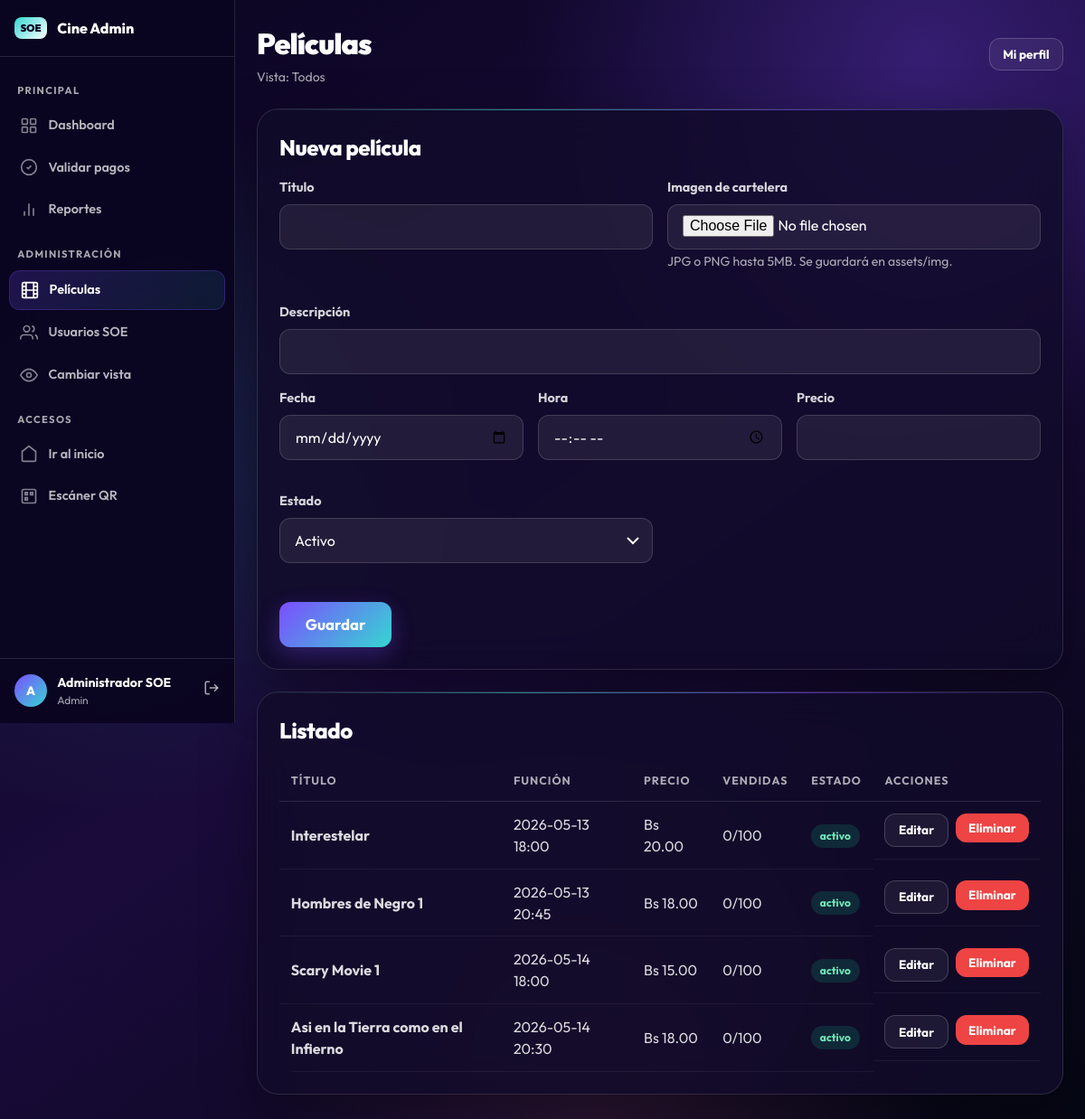
The app's page /admin/peliculas.php (signed in) with its own data.
### tables this page shows
CREATE TABLE peliculas (
  id INT UNSIGNED AUTO_INCREMENT PRIMARY KEY,
  titulo VARCHAR(200) NOT NULL,
  descripcion TEXT NULL,
  imagen VARCHAR(255) NULL,
  genero VARCHAR(100) NULL,
  duracion_min SMALLINT UNSIGNED NULL,
  fecha_funcion DATE NOT NULL,
  hora_funcion TIME NOT NULL,
  precio_entrada DECIMAL(8,2) NOT NULL,
  capacidad SMALLINT UNSIGNED NOT NULL DEFAULT 100,
  entradas_vendidas SMALLINT UNSIGNED NOT NULL DEFAULT 0,
  estado ENUM('activo','inactivo','eliminado') NOT NULL DEFAULT 'activo',
  fecha_creacion DATETIME NOT NULL DEFAULT CURRENT_TIMESTAMP,
  fecha_actualizacion DATETIME NOT NULL DEFAULT CURRENT_TIMESTAMP ON UPDATE CURRENT_TIMESTAMP,
  INDEX idx_fecha_estado (fecha_funcion, estado)
);

### config/config.php (called while the page is built, shortened)
<?php
function e(?string $value): string
{
    return htmlspecialchars((string) $value, ENT_QUOTES, 'UTF-8');
}

### admin/peliculas.php (the view, shortened to what this page needs)
<?php
require __DIR__ . '/_bootstrap.php';
$pdo = Database::getConnection();
$editar = null;
$peliculas = $pdo->query("SELECT * FROM peliculas WHERE estado!='eliminado' ORDER BY fecha_funcion,hora_funcion")->fetchAll();
?>
<div class="glass admin-panel">
    <h2><?= $editar ? 'Editar película' : 'Nueva película' ?></h2>
    <form method="post" enctype="multipart/form-data">
        <div class="form-row form-row-2 mb-2">
            <div class="form-group">
                <label class="form-label">Título</label>
                <input class="form-input" name="titulo" required minlength="2" value="<?= e($editar['titulo'] ?? '') ?>">
            </div>
            <div class="form-group">
                <label class="form-label">Imagen de cartelera</label>
                <input class="form-input" type="file" name="imagen_archivo" accept=".jpg,.jpeg,.png,image/jpeg,image/png">
                <small class="text-muted text-sm">JPG o PNG hasta 5MB. Se guardará en assets/img.</small>
            </div>
        </div>
        <div class="form-group mb-2">
            <label class="form-label">Descripción</label>
            <input class="form-input" name="descripcion" value="<?= e($editar['descripcion'] ?? '') ?>">
        </div>
        <div class="form-row form-row-3 mb-2">
            <div class="form-group">
                <label class="form-label">Fecha</label>
                <input class="form-input" type="date" name="fecha_funcion" required value="<?= e($editar['fecha_funcion'] ?? '') ?>">
            </div>
            <div class="form-group">
                <label class="form-label">Hora</label>
                <input class="form-input" type="time" name="hora_funcion" required value="<?= e(isset($editar['hora_funcion']) ? substr($editar['hora_funcion'], 0, 5) : '') ?>">
            </div>
            <div class="form-group">
                <label class="form-label">Precio</label>
                <input class="form-input" type="text" inputmode="decimal" data-decimal-only="true" name="precio_entrada" required value="<?= e((string) ($editar['precio_entrada'] ?? '')) ?>">
            </div>
        </div>
        <div class="form-row form-row-2 mb-3">
            <div class="form-group">
                <label class="form-label">Estado</label>
                <select class="form-input form-select" name="estado">
                    <option value="activo">Activo</option>
                </select>
            </div>
        </div>
        <button class="btn btn-primary btn-lg">Guardar</button>
    </form>
</div>
<div class="glass admin-panel">
    <h2>Listado</h2>
    <div class="table-wrap">
        <table class="table">
            <thead><tr><th>Título</th><th>Función</th><th>Precio</th><th>Vendidas</th><th>Estado</th><th>Acciones</th></tr></thead>
            <tbody>
            <?php foreach ($peliculas as $p): ?>
                <tr>
                    <td><strong><?= e($p['titulo']) ?></strong></td>
                    <td><?= e($p['fecha_funcion']) ?> <?= e(substr($p['hora_funcion'], 0, 5)) ?></td>
                    <td>Bs <?= number_format((float) $p['precio_entrada'], 2) ?></td>
                    <td><?= (int) $p['entradas_vendidas'] ?>/<?= (int) $p['capacidad'] ?></td>
                    <td><span class="badge badge-<?= $p['estado'] === 'activo' ? 'success' : 'warning' ?>"><?= e($p['estado']) ?></span></td>
                    <td class="flex gap-1">
                        <a class="btn btn-ghost btn-sm" href="peliculas.php?editar=<?= (int) $p['id'] ?>">Editar</a>
                        <form method="post" style="display:inline">
                            <button class="btn btn-danger btn-sm" name="accion" value="eliminar">Eliminar</button>
                        </form>
                    </td>
                </tr>
            <?php endforeach; ?>
            </tbody>
        </table>
    </div>
</div>

### assets/css/base.css (style rules this page uses)
:root { --bg:#0a0520;--bg2:#1a0b3b;--surface:rgba(18,12,42,.82);--surface-soft:rgba(255,255,255,.07); --line:rgba(255,255,255,.12);--text:#fff;--muted:rgba(255,255,255,.65); --purple:#7c4dff;--cyan:#35d7d2;--pink:#ff6aa2;--blue:#5b8df7; --danger:#ef4444;--warning:#f59e0b;--success:#10b981; --r-xl:24px;--r-lg:18px;--r-md:12px; --shadow:0 20px 60px rgba(0,0,0,.35);--glow:0 0 0 1px rgba(255,255,255,.08),0 24px 70px rgba(53,215,210,.12); --nav-h:70px; }
* { box-sizing:border-box;margin:0;padding:0 }
html { scroll-behavior:smooth }
body { font-family:'Outfit',system-ui,sans-serif;color:var(--text);background:var(--bg);min-height:100vh;overflow-x:hidden;text-rendering:optimizeLegibility }
a { color:inherit;text-decoration:none }
.btn { display:inline-flex;align-items:center;justify-content:center;gap:.5rem;padding:.7rem 1.4rem;border:1px solid transparent;border-radius:var(--r-md);font-family:inherit;font-weight:700;font-size:.95rem;cursor:pointer;transition:all .25s ease;text-decoration:none }
.btn-primary { background:linear-gradient(135deg,var(--purple),var(--cyan));color:#fff;border:0;box-shadow:0 8px 25px rgba(124,77,255,.3) }
.btn-ghost { background:rgba(255,255,255,.06);color:#fff;border:1px solid rgba(255,255,255,.18) }
.btn-danger { background:var(--danger);color:#fff;border:0 }
.btn-sm { padding:.45rem .9rem;font-size:.85rem }
.btn-lg { padding:.85rem 1.8rem;font-size:1.05rem;min-height:50px }
.form-group { margin-bottom:1.2rem }
.form-label { display:block;margin-bottom:.45rem;color:rgba(255,255,255,.82);font-weight:700;font-size:.9rem }
.form-input,.form-select { width:100%;min-height:50px;padding:.7rem 1rem;border:1px solid rgba(255,255,255,.15);border-radius:var(--r-md);background:rgba(255,255,255,.07);color:#fff;font-family:inherit;font-size:1rem;transition:border-color .2s,box-shadow .2s }
.form-input::placeholder { color:rgba(255,255,255,.4) }
.form-select { appearance:none;background-repeat:no-repeat;background-position:right .8rem center;background-size:1rem;padding-right:2.5rem }
.form-select option { background:#1a0b3b;color:#fff }
.glass { background:var(--surface);backdrop-filter:blur(20px);border:1px solid var(--line);border-radius:var(--r-xl);box-shadow:var(--shadow);position:relative;overflow:hidden }
.glass::before { content:"";position:absolute;inset:0 0 auto;height:1px;background:linear-gradient(90deg,transparent,rgba(53,215,210,.6),rgba(124,77,255,.6),transparent);pointer-events:none }
.glass>* { position:relative;z-index:1 }
.badge { display:inline-flex;align-items:center;padding:.25rem .6rem;border-radius:999px;font-size:.75rem;font-weight:700 }
.badge-success { background:rgba(16,185,129,.18);color:#6ee7b7 }
.table-wrap { overflow-x:auto;border-radius:var(--r-lg) }
.table { width:100%;border-collapse:collapse;color:rgba(255,255,255,.85) }
.table th { padding:.8rem;text-align:left;font-size:.78rem;text-transform:uppercase;letter-spacing:.08em;color:var(--muted);border-bottom:1px solid var(--line) }
.table td { padding:.8rem;border-bottom:1px solid rgba(255,255,255,.06) }
.table tbody tr { transition:background .2s }
.flex { display:flex }
.gap-1 { gap:.5rem }
.text-muted { color:var(--muted) }
.text-sm { font-size:.88rem }
.mb-2 { margin-bottom:1rem }
.mb-3 { margin-bottom:1.5rem }

### assets/css/pages.css (style rules this page uses)
.site-bg { background:radial-gradient(circle at 85% 5%,rgba(124,77,255,.3),transparent 28%),radial-gradient(circle at 10% 40%,rgba(53,215,210,.15),transparent 30%),radial-gradient(circle at 55% 95%,rgba(255,106,162,.12),transparent 28%),linear-gradient(145deg,#0a0520 0%,#1a0b3b 50%,#050713 100%);background-attachment:fixed;min-height:100vh }

### assets/css/components.css (style rules this page uses)
.form-row { display:grid;gap:1rem }
.form-row-2 { grid-template-columns:1fr 1fr }
.form-row-3 { grid-template-columns:1fr 1fr 1fr }

### assets/css/admin.css (style rules this page uses)
.admin-panel { padding:clamp(1rem,2vw,1.5rem);margin-bottom:1.5rem }
.admin-panel h2 { font-size:clamp(1.1rem,2.5vw,1.5rem);font-weight:800;letter-spacing:-.02em;margin-bottom:1rem }
.admin-panel .table { margin-bottom:0 }

### records on screen
peliculas: titulo "Interestelar", fecha_funcion "2026-05-13", hora_funcion "18:00", precio_entrada "20.00", entradas_vendidas "0", capacidad "100", estado "activo"
peliculas: titulo "Hombres de Negro 1", fecha_funcion "2026-05-13", hora_funcion "20:45", precio_entrada "18.00", entradas_vendidas "0", capacidad "100", estado "activo"
peliculas: titulo "Scary Movie 1", fecha_funcion "2026-05-14", hora_funcion "18:00", precio_entrada "15.00", entradas_vendidas "0", capacidad "100", estado "activo"
peliculas: titulo "Asi en la Tierra como en el Infierno", fecha_funcion "2026-05-14", hora_funcion "20:30", precio_entrada "18.00", entradas_vendidas "0", capacidad "100", estado "activo"

### other values on screen
$initial "A"
$user['nombre'] "Administrador SOE"
$user['rol'] "Admin"
$title "Películas"
admin_view_vendor_label() "Todos"
